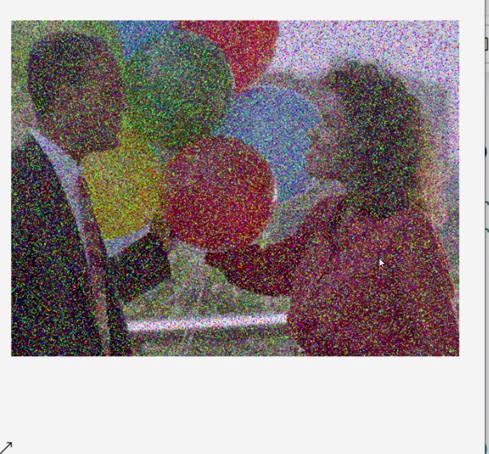
#> input picture 22.Smoothing Images _ Blurring Images OpenCV/assets/ba.png, 489 x 454 px
$ python main.py
#> lines starting #> are read from the running program, lines starting #| are printed output that depends on the picture
import cv2 as cv
import numpy as np
import os


def isExists(path: str):
    assert os.path.exists(path)


url="assets"
# imageName="early.png"
imageName="ba.png"


path=f"{url}/{imageName}"

isExists(path)

img=cv.imread(path)
#> img is the input picture: shape (454, 489, 3); mean B, G, R 137.2, 136.5, 148.5
img=cv.resize(img,(550,250)) # w,h
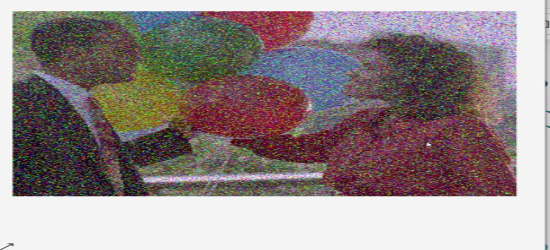
#> img: shape (250, 550, 3); mean B, G, R 137.1, 136.4, 148.4
# img=cv.cvtColor(img,cv.COLOR_BGR2GRAY)


blur=cv.blur(img,(11,11))#mean for pixels
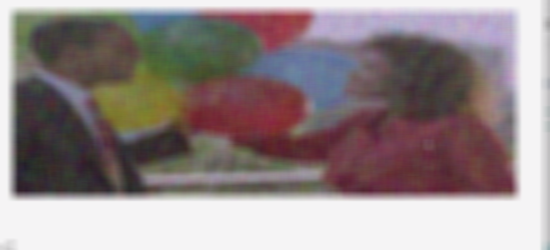
#> blur: shape (250, 550, 3); mean B, G, R 137.1, 136.4, 148.4
gblur=cv.GaussianBlur(img,(5,5),0)#for noise image
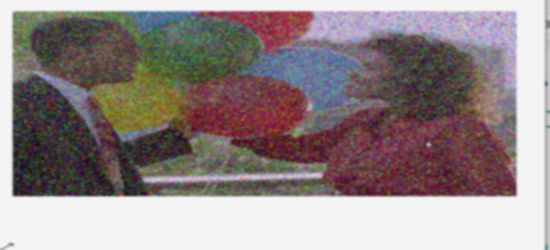
#> gblur: shape (250, 550, 3); mean B, G, R 137.1, 136.4, 148.4
mdblur=cv.medianBlur(img,5) #for salt and paper
bilateralFilter=cv.bilateralFilter(img,9,75,75)#preserve the borders

# blur avg for pixles
# GaussianBlur focuses center of pixles
# medianBlur salt and paper
# bilateralFilter focuses in edage

cv.imshow("img",img)
cv.imshow("blur",blur)
cv.imshow("gblur",gblur)
cv.imshow("mdblur",mdblur)
cv.imshow("bilateralFilter",bilateralFilter)


cv.imshow("img",img)


k=cv.waitKey(0)
#> (key Esc is pressed here)
if k==27:
    cv.destroyAllWindows()

$ run again, with 22.Smoothing Images _ Blurring Images OpenCV/assets/early.png copied over 22.Smoothing Images _ Blurring Images OpenCV/assets/ba.png
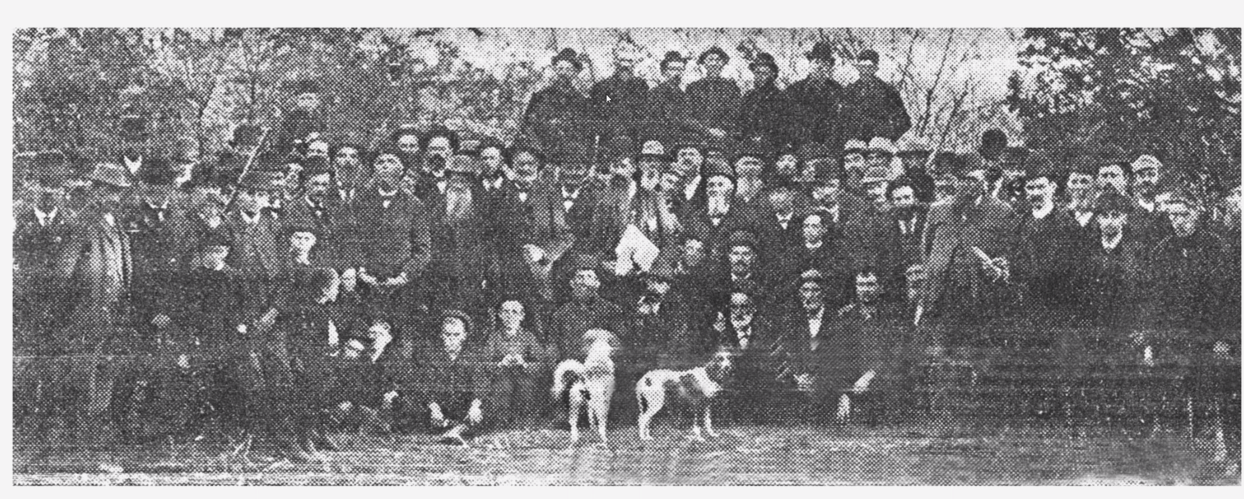
#> input picture 22.Smoothing Images _ Blurring Images OpenCV/assets/early.png, 1244 x 499 px
#> img is the input picture: shape (499, 1244, 3); mean B, G, R 129.8, 128.3, 129.6
#> img: shape (250, 550, 3)
#> `blur=cv.blur(img,(11,11))#mean for pixels`:
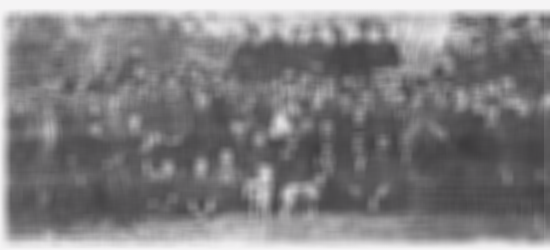
#> blur: shape (250, 550, 3); mean B, G, R 129.6, 128.1, 129.4
#> `mdblur=cv.medianBlur(img,5)`:
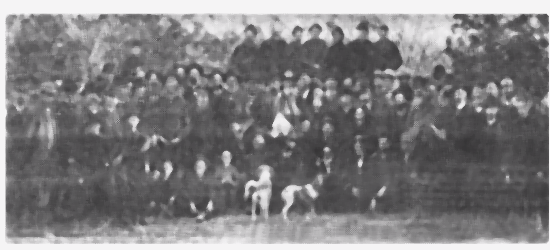
#> mdblur: shape (250, 550, 3); mean B, G, R 127.7, 126.2, 127.5
